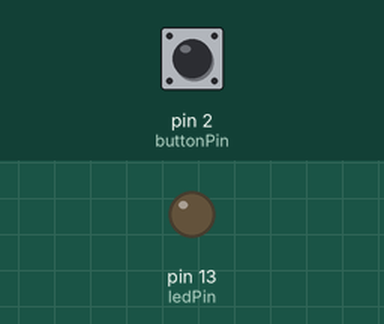
A sketch run on a simulated Arduino Uno, built with avr-gcc and run on an emulated ATmega328P. Shown: output pins drawn as LEDs (lit = HIGH). Inputs (shaded band) come from the test bench; at power-on: pin 2 (buttonPin) LOW.

Above: at 1.2 s.
1.3 s: pin 2 (buttonPin) pulled HIGH for 0.15 s
At 1.8 s:
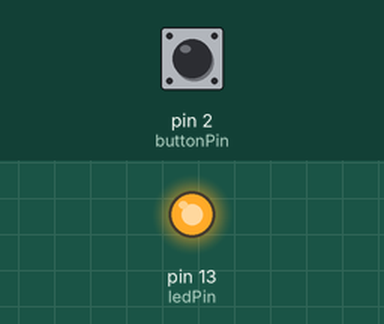
2.9 s: pin 2 (buttonPin) pulled HIGH for 1 s
At 4.2 s:
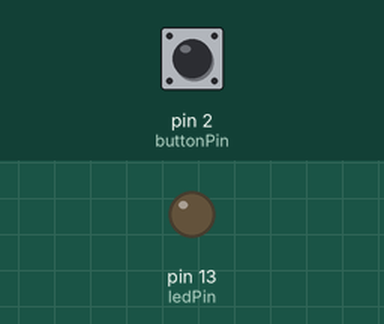
5.4 s: pin 2 (buttonPin) pulled HIGH for 3.2 s
At 6.2 s:
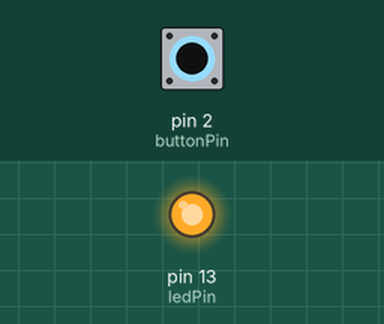
Timing chart, 0 to 8.4 s (numbered marks = the images above; inputs shaded):
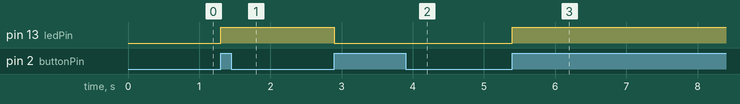

Measured:
- after the input at 1.3 s, pin 13 (ledPin): LOW → HIGH at once
- after the input at 2.9 s, pin 13 (ledPin): HIGH → LOW at once
- after the input at 5.4 s, pin 13 (ledPin): LOW → HIGH at once

The sketch:

toggle-switch.ino
```cpp
// This Code is Designed by Prince Kushwaha

// Define the pin numbers for the push button and the LED
const int buttonPin = 2;  // Assuming the push button is connected to digital pin 2
const int ledPin = 13;    // Assuming the LED is connected to digital pin 13

// Define variables to hold the state of the button and LED
int buttonState = 0;
bool ledOn = false;

void setup() {
  // Set the button pin as input
  pinMode(buttonPin, INPUT);
  // Set the LED pin as output
  pinMode(ledPin, OUTPUT);
}

void loop() {
  // Read the state of the button
  buttonState = digitalRead(buttonPin);

  // Check if the button is pressed
  if (buttonState == HIGH) {
    // Toggle the LED state
    ledOn = !ledOn;

    // Set the LED state accordingly
    digitalWrite(ledPin, ledOn ? HIGH : LOW);

    // Wait until the button is released
    while (digitalRead(buttonPin) == HIGH) {
      delay(10);  // Short delay to avoid button bounce
    }
  }
}
```
